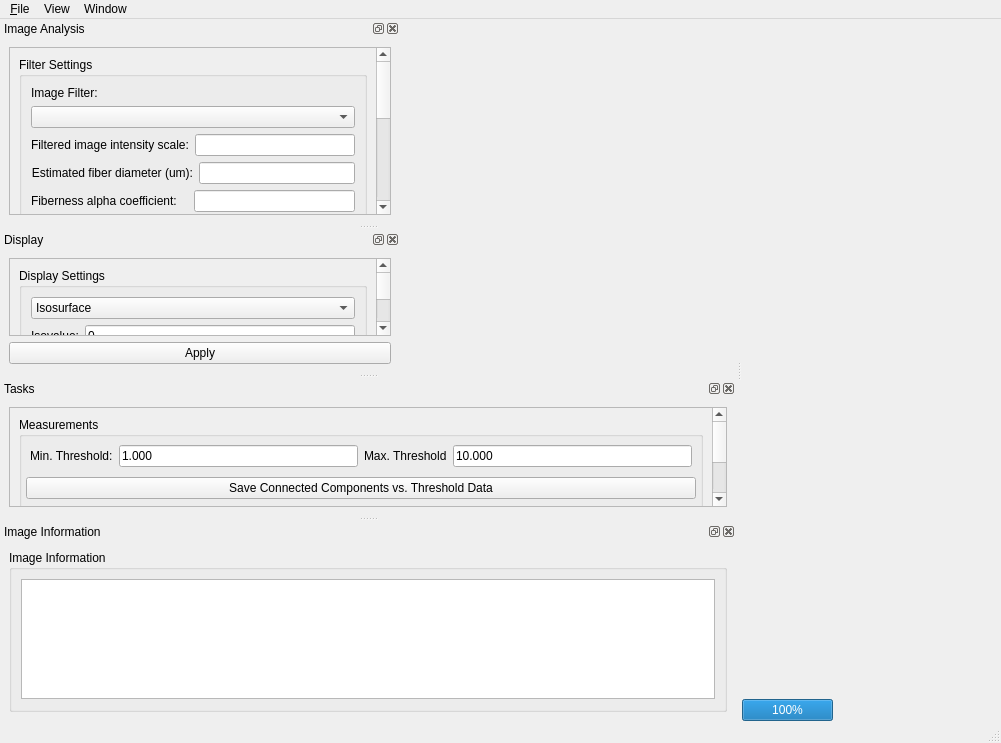
<?xml version="1.0" encoding="UTF-8"?>
<ui version="4.0">
 <class>MainWindow</class>
 <widget class="QMainWindow" name="MainWindow">
  <property name="geometry">
   <rect>
    <x>0</x>
    <y>0</y>
    <width>1001</width>
    <height>743</height>
   </rect>
  </property>
  <property name="sizePolicy">
   <sizepolicy hsizetype="Preferred" vsizetype="Preferred">
    <horstretch>0</horstretch>
    <verstretch>0</verstretch>
   </sizepolicy>
  </property>
  <property name="windowTitle">
   <string>Fibrin Analysis</string>
  </property>
  <property name="autoFillBackground">
   <bool>false</bool>
  </property>
  <widget class="QWidget" name="centralwidget">
   <property name="sizePolicy">
    <sizepolicy hsizetype="Maximum" vsizetype="Maximum">
     <horstretch>0</horstretch>
     <verstretch>0</verstretch>
    </sizepolicy>
   </property>
   <layout class="QHBoxLayout" name="horizontalLayout_2">
    <property name="spacing">
     <number>0</number>
    </property>
    <property name="margin">
     <number>0</number>
    </property>
    <item>
     <layout class="QVBoxLayout" name="verticalLayout_2">
      <property name="spacing">
       <number>0</number>
      </property>
      <item>
       <widget class="QVTKWidget" name="qvtkWidget">
        <property name="sizePolicy">
         <sizepolicy hsizetype="Expanding" vsizetype="Expanding">
          <horstretch>0</horstretch>
          <verstretch>0</verstretch>
         </sizepolicy>
        </property>
       </widget>
      </item>
      <item>
       <widget class="QProgressBar" name="progressBar">
        <property name="value">
         <number>100</number>
        </property>
       </widget>
      </item>
      <item>
       <layout class="QHBoxLayout" name="horizontalLayout">
        <property name="spacing">
         <number>0</number>
        </property>
       </layout>
      </item>
     </layout>
    </item>
   </layout>
  </widget>
  <widget class="QStatusBar" name="statusbar"/>
  <widget class="QMenuBar" name="menubar">
   <property name="geometry">
    <rect>
     <x>0</x>
     <y>0</y>
     <width>1001</width>
     <height>21</height>
    </rect>
   </property>
   <widget class="QMenu" name="menuFile">
    <property name="title">
     <string>&amp;File</string>
    </property>
    <addaction name="actionOpenImage"/>
    <addaction name="actionSaveFilteredImage"/>
    <addaction name="actionSaveFiberOrientationImage"/>
    <addaction name="separator"/>
    <addaction name="actionSavePicture"/>
    <addaction name="actionSaveRotationAnimation"/>
    <addaction name="actionSaveGeometry"/>
    <addaction name="separator"/>
    <addaction name="actionExit"/>
   </widget>
   <widget class="QMenu" name="menuView">
    <property name="title">
     <string>View</string>
    </property>
    <addaction name="actionResetView"/>
    <addaction name="separator"/>
    <addaction name="actionOpenView"/>
    <addaction name="actionSaveView"/>
    <addaction name="separator"/>
   </widget>
   <widget class="QMenu" name="menuWindows">
    <property name="title">
     <string>Window</string>
    </property>
    <addaction name="actionShowImageAnalysisWindow"/>
    <addaction name="actionShowDisplayWindow"/>
    <addaction name="actionShowTasksWindow"/>
    <addaction name="actionShowImageInformation"/>
   </widget>
   <addaction name="menuFile"/>
   <addaction name="menuView"/>
   <addaction name="menuWindows"/>
  </widget>
  <widget class="QDockWidget" name="imageAnalysisDockWidget">
   <property name="sizePolicy">
    <sizepolicy hsizetype="Minimum" vsizetype="Preferred">
     <horstretch>0</horstretch>
     <verstretch>0</verstretch>
    </sizepolicy>
   </property>
   <property name="minimumSize">
    <size>
     <width>340</width>
     <height>102</height>
    </size>
   </property>
   <property name="maximumSize">
    <size>
     <width>400</width>
     <height>524287</height>
    </size>
   </property>
   <property name="floating">
    <bool>false</bool>
   </property>
   <property name="features">
    <set>QDockWidget::AllDockWidgetFeatures</set>
   </property>
   <property name="allowedAreas">
    <set>Qt::LeftDockWidgetArea|Qt::RightDockWidgetArea</set>
   </property>
   <property name="windowTitle">
    <string>Image Analysis</string>
   </property>
   <attribute name="dockWidgetArea">
    <number>1</number>
   </attribute>
   <widget class="QWidget" name="dockWidgetContents">
    <layout class="QVBoxLayout" name="verticalLayout_5">
     <item>
      <widget class="QScrollArea" name="scrollArea">
       <property name="widgetResizable">
        <bool>true</bool>
       </property>
       <widget class="QWidget" name="scrollAreaWidgetContents">
        <property name="geometry">
         <rect>
          <x>0</x>
          <y>-80</y>
          <width>303</width>
          <height>390</height>
         </rect>
        </property>
        <layout class="QVBoxLayout" name="verticalLayout_8">
         <item>
          <widget class="QGroupBox" name="filterSettingsBox">
           <property name="sizePolicy">
            <sizepolicy hsizetype="Preferred" vsizetype="Preferred">
             <horstretch>0</horstretch>
             <verstretch>0</verstretch>
            </sizepolicy>
           </property>
           <property name="minimumSize">
            <size>
             <width>0</width>
             <height>0</height>
            </size>
           </property>
           <property name="maximumSize">
            <size>
             <width>16777215</width>
             <height>16777215</height>
            </size>
           </property>
           <property name="title">
            <string>Filter Settings</string>
           </property>
           <property name="alignment">
            <set>Qt::AlignLeading|Qt::AlignLeft|Qt::AlignTop</set>
           </property>
           <layout class="QVBoxLayout" name="verticalLayout_4">
            <item>
             <widget class="QLabel" name="imageFilterLabel">
              <property name="text">
               <string>Image Filter:</string>
              </property>
             </widget>
            </item>
            <item>
             <widget class="QComboBox" name="imageFilterComboBox">
              <property name="sizePolicy">
               <sizepolicy hsizetype="Minimum" vsizetype="Fixed">
                <horstretch>0</horstretch>
                <verstretch>0</verstretch>
               </sizepolicy>
              </property>
              <property name="maximumSize">
               <size>
                <width>16777215</width>
                <height>16777215</height>
               </size>
              </property>
             </widget>
            </item>
            <item>
             <widget class="QWidget" name="constantSettingsWidget" native="true">
              <property name="minimumSize">
               <size>
                <width>0</width>
                <height>0</height>
               </size>
              </property>
              <layout class="QFormLayout" name="formLayout">
               <property name="margin">
                <number>0</number>
               </property>
               <item row="0" column="0">
                <widget class="QLabel" name="filteredImageScaleLabel">
                 <property name="text">
                  <string>Filtered image intensity scale:</string>
                 </property>
                </widget>
               </item>
               <item row="0" column="1">
                <widget class="QLineEdit" name="filteredImageScaleEdit"/>
               </item>
              </layout>
             </widget>
            </item>
            <item>
             <widget class="QWidget" name="fibernessSettingsWidget" native="true">
              <layout class="QFormLayout" name="formLayout_3">
               <property name="horizontalSpacing">
                <number>6</number>
               </property>
               <property name="verticalSpacing">
                <number>6</number>
               </property>
               <property name="margin">
                <number>0</number>
               </property>
               <item row="0" column="0">
                <widget class="QLabel" name="fiberDiameterLabel">
                 <property name="layoutDirection">
                  <enum>Qt::LeftToRight</enum>
                 </property>
                 <property name="text">
                  <string>Estimated fiber diameter (um):</string>
                 </property>
                 <property name="alignment">
                  <set>Qt::AlignRight|Qt::AlignTrailing|Qt::AlignVCenter</set>
                 </property>
                </widget>
               </item>
               <item row="0" column="1">
                <widget class="QLineEdit" name="fiberDiameterEdit">
                 <property name="text">
                  <string/>
                 </property>
                </widget>
               </item>
              </layout>
             </widget>
            </item>
            <item>
             <widget class="QWidget" name="multiscaleFibernessSettingsWidget" native="true">
              <layout class="QFormLayout" name="formLayout_4">
               <property name="horizontalSpacing">
                <number>6</number>
               </property>
               <property name="verticalSpacing">
                <number>6</number>
               </property>
               <property name="margin">
                <number>0</number>
               </property>
               <item row="0" column="0">
                <widget class="QLabel" name="fibernessAlphaCoefficientLabel">
                 <property name="layoutDirection">
                  <enum>Qt::LeftToRight</enum>
                 </property>
                 <property name="text">
                  <string>Fiberness alpha coefficient:</string>
                 </property>
                 <property name="alignment">
                  <set>Qt::AlignLeading|Qt::AlignLeft|Qt::AlignVCenter</set>
                 </property>
                </widget>
               </item>
               <item row="0" column="1">
                <widget class="QLineEdit" name="fibernessAlphaCoefficientEdit"/>
               </item>
               <item row="1" column="0">
                <widget class="QLabel" name="fibernessBetaCoefficientLabel">
                 <property name="text">
                  <string>Fiberness beta coefficient:</string>
                 </property>
                </widget>
               </item>
               <item row="1" column="1">
                <widget class="QLineEdit" name="fibernessBetaCoefficientEdit"/>
               </item>
               <item row="2" column="0">
                <widget class="QLabel" name="fibernessGammaCoefficientLabel">
                 <property name="text">
                  <string>Fiberness gamma coefficient:</string>
                 </property>
                </widget>
               </item>
               <item row="2" column="1">
                <widget class="QLineEdit" name="fibernessGammaCoefficientEdit"/>
               </item>
               <item row="3" column="0">
                <widget class="QLabel" name="fiberScaleMinimumLabel">
                 <property name="text">
                  <string>Fiber scale minimum (um):</string>
                 </property>
                </widget>
               </item>
               <item row="4" column="0">
                <widget class="QLabel" name="fiberScaleMaximumLabel">
                 <property name="text">
                  <string>Fiber scale maximum (um):</string>
                 </property>
                </widget>
               </item>
               <item row="5" column="0">
                <widget class="QLabel" name="fiberScaleIntervalsLabel">
                 <property name="text">
                  <string>Fiber scale intervals:</string>
                 </property>
                </widget>
               </item>
               <item row="3" column="1">
                <widget class="QLineEdit" name="fiberScaleMinimumEdit"/>
               </item>
               <item row="4" column="1">
                <widget class="QLineEdit" name="fiberScaleMaximumEdit"/>
               </item>
               <item row="5" column="1">
                <widget class="QLineEdit" name="fiberScaleIntervalsEdit"/>
               </item>
              </layout>
             </widget>
            </item>
            <item>
             <widget class="QWidget" name="junctionnessSettingsWidget" native="true">
              <layout class="QFormLayout" name="formLayout_5">
               <property name="margin">
                <number>0</number>
               </property>
               <item row="0" column="0">
                <widget class="QLabel" name="junctionProbeDiameterLabel">
                 <property name="layoutDirection">
                  <enum>Qt::LeftToRight</enum>
                 </property>
                 <property name="text">
                  <string>Junction probe diameter (um):</string>
                 </property>
                 <property name="alignment">
                  <set>Qt::AlignRight|Qt::AlignTrailing|Qt::AlignVCenter</set>
                 </property>
                </widget>
               </item>
               <item row="0" column="1">
                <widget class="QLineEdit" name="junctionProbeDiameterEdit"/>
               </item>
               <item row="1" column="0">
                <widget class="QLabel" name="junctionFibernessThresholdLabel">
                 <property name="text">
                  <string>Junction fiberness threshold:</string>
                 </property>
                </widget>
               </item>
               <item row="1" column="1">
                <widget class="QLineEdit" name="junctionFibernessThresholdEdit"/>
               </item>
              </layout>
             </widget>
            </item>
            <item>
             <widget class="QWidget" name="junctionnessLocalMaxSettingsWidget" native="true">
              <layout class="QFormLayout" name="formLayout_6">
               <property name="margin">
                <number>0</number>
               </property>
               <item row="0" column="0">
                <widget class="QLabel" name="junctionnessLocalMaxHeightLabel">
                 <property name="text">
                  <string>Junctionness local max height:</string>
                 </property>
                </widget>
               </item>
               <item row="0" column="1">
                <widget class="QLineEdit" name="junctionnessLocalMaxHeightEdit"/>
               </item>
              </layout>
             </widget>
            </item>
            <item>
             <spacer name="verticalSpacer_2">
              <property name="orientation">
               <enum>Qt::Vertical</enum>
              </property>
              <property name="sizeHint" stdset="0">
               <size>
                <width>20</width>
                <height>0</height>
               </size>
              </property>
             </spacer>
            </item>
           </layout>
          </widget>
         </item>
        </layout>
       </widget>
      </widget>
     </item>
    </layout>
   </widget>
  </widget>
  <widget class="QDockWidget" name="displayDockWidget">
   <property name="sizePolicy">
    <sizepolicy hsizetype="Minimum" vsizetype="Preferred">
     <horstretch>0</horstretch>
     <verstretch>0</verstretch>
    </sizepolicy>
   </property>
   <property name="minimumSize">
    <size>
     <width>340</width>
     <height>143</height>
    </size>
   </property>
   <property name="maximumSize">
    <size>
     <width>400</width>
     <height>524287</height>
    </size>
   </property>
   <property name="features">
    <set>QDockWidget::AllDockWidgetFeatures</set>
   </property>
   <property name="allowedAreas">
    <set>Qt::LeftDockWidgetArea|Qt::RightDockWidgetArea</set>
   </property>
   <property name="windowTitle">
    <string>Display</string>
   </property>
   <attribute name="dockWidgetArea">
    <number>1</number>
   </attribute>
   <widget class="QWidget" name="dockWidgetContents_2">
    <layout class="QVBoxLayout" name="verticalLayout_6">
     <item>
      <widget class="QScrollArea" name="scrollArea_2">
       <property name="widgetResizable">
        <bool>true</bool>
       </property>
       <widget class="QWidget" name="scrollAreaWidgetContents_2">
        <property name="geometry">
         <rect>
          <x>0</x>
          <y>0</y>
          <width>303</width>
          <height>151</height>
         </rect>
        </property>
        <layout class="QVBoxLayout" name="verticalLayout_9">
         <item>
          <widget class="QGroupBox" name="displayBox">
           <property name="sizePolicy">
            <sizepolicy hsizetype="Preferred" vsizetype="Preferred">
             <horstretch>0</horstretch>
             <verstretch>0</verstretch>
            </sizepolicy>
           </property>
           <property name="minimumSize">
            <size>
             <width>0</width>
             <height>0</height>
            </size>
           </property>
           <property name="maximumSize">
            <size>
             <width>16777215</width>
             <height>16777215</height>
            </size>
           </property>
           <property name="title">
            <string>Display Settings</string>
           </property>
           <layout class="QVBoxLayout" name="verticalLayout_3">
            <item>
             <widget class="QComboBox" name="displayMethodComboBox">
              <item>
               <property name="text">
                <string>Isosurface</string>
               </property>
              </item>
             </widget>
            </item>
            <item>
             <layout class="QFormLayout" name="formLayout_2">
              <property name="fieldGrowthPolicy">
               <enum>QFormLayout::AllNonFixedFieldsGrow</enum>
              </property>
              <item row="0" column="0">
               <widget class="QLabel" name="isoValueLabel">
                <property name="text">
                 <string>Isovalue:</string>
                </property>
               </widget>
              </item>
              <item row="0" column="1">
               <widget class="QLineEdit" name="isoValueEdit">
                <property name="text">
                 <string>0</string>
                </property>
               </widget>
              </item>
              <item row="1" column="0" colspan="2">
               <widget class="QSlider" name="isoValueSlider">
                <property name="maximum">
                 <number>10000</number>
                </property>
                <property name="orientation">
                 <enum>Qt::Horizontal</enum>
                </property>
               </widget>
              </item>
             </layout>
            </item>
            <item>
             <widget class="QWidget" name="widget_3" native="true">
              <layout class="QGridLayout" name="gridLayout">
               <property name="margin">
                <number>0</number>
               </property>
               <property name="spacing">
                <number>0</number>
               </property>
               <item row="0" column="1">
                <widget class="QCheckBox" name="showDataOutline">
                 <property name="text">
                  <string>Show Data Outline</string>
                 </property>
                 <property name="checked">
                  <bool>true</bool>
                 </property>
                </widget>
               </item>
               <item row="0" column="0">
                <widget class="QCheckBox" name="fastRenderingCheckBox">
                 <property name="toolTip">
                  <string extracomment="Enables fast isosurface rendering, but may fail for surfaces with many triangles."/>
                 </property>
                 <property name="text">
                  <string>Fast Rendering</string>
                 </property>
                 <property name="checked">
                  <bool>true</bool>
                 </property>
                </widget>
               </item>
              </layout>
             </widget>
            </item>
           </layout>
          </widget>
         </item>
        </layout>
       </widget>
      </widget>
     </item>
     <item>
      <widget class="QPushButton" name="applyButton">
       <property name="sizePolicy">
        <sizepolicy hsizetype="Minimum" vsizetype="Fixed">
         <horstretch>0</horstretch>
         <verstretch>0</verstretch>
        </sizepolicy>
       </property>
       <property name="maximumSize">
        <size>
         <width>16777215</width>
         <height>16777215</height>
        </size>
       </property>
       <property name="layoutDirection">
        <enum>Qt::LeftToRight</enum>
       </property>
       <property name="text">
        <string>Apply</string>
       </property>
      </widget>
     </item>
     <item>
      <spacer name="verticalSpacer">
       <property name="orientation">
        <enum>Qt::Vertical</enum>
       </property>
       <property name="sizeHint" stdset="0">
        <size>
         <width>20</width>
         <height>0</height>
        </size>
       </property>
      </spacer>
     </item>
    </layout>
   </widget>
  </widget>
  <widget class="QDockWidget" name="tasksDockWidget">
   <property name="enabled">
    <bool>true</bool>
   </property>
   <property name="minimumSize">
    <size>
     <width>80</width>
     <height>108</height>
    </size>
   </property>
   <property name="floating">
    <bool>false</bool>
   </property>
   <property name="windowTitle">
    <string>Tasks</string>
   </property>
   <attribute name="dockWidgetArea">
    <number>1</number>
   </attribute>
   <widget class="QWidget" name="dockWidgetContents_3">
    <layout class="QVBoxLayout" name="verticalLayout_10">
     <item>
      <widget class="QScrollArea" name="scrollArea_3">
       <property name="widgetResizable">
        <bool>true</bool>
       </property>
       <widget class="QWidget" name="scrollAreaWidgetContents_3">
        <property name="geometry">
         <rect>
          <x>0</x>
          <y>0</y>
          <width>303</width>
          <height>168</height>
         </rect>
        </property>
        <layout class="QVBoxLayout" name="verticalLayout_11">
         <item>
          <widget class="QGroupBox" name="groupBox">
           <property name="title">
            <string>Measurements</string>
           </property>
           <layout class="QVBoxLayout" name="verticalLayout">
            <property name="margin">
             <number>4</number>
            </property>
            <item>
             <widget class="QWidget" name="widget" native="true">
              <layout class="QHBoxLayout" name="horizontalLayout_3">
               <property name="margin">
                <number>4</number>
               </property>
               <item>
                <widget class="QLabel" name="minThresholdLabel">
                 <property name="text">
                  <string>Min. Threshold:</string>
                 </property>
                </widget>
               </item>
               <item>
                <widget class="QLineEdit" name="minThresholdEdit">
                 <property name="text">
                  <string>1.000</string>
                 </property>
                </widget>
               </item>
               <item>
                <widget class="QLabel" name="maxThresholdLabel">
                 <property name="text">
                  <string>Max. Threshold</string>
                 </property>
                </widget>
               </item>
               <item>
                <widget class="QLineEdit" name="maxThresholdEdit">
                 <property name="text">
                  <string>10.000</string>
                 </property>
                </widget>
               </item>
              </layout>
             </widget>
            </item>
            <item>
             <widget class="QPushButton" name="saveConnectedComponentsData">
              <property name="text">
               <string>Save Connected Components vs. Threshold Data</string>
              </property>
             </widget>
            </item>
            <item>
             <widget class="QWidget" name="widget_2" native="true">
              <layout class="QHBoxLayout" name="horizontalLayout_4">
               <property name="margin">
                <number>4</number>
               </property>
               <item>
                <widget class="QLabel" name="fibernessThresholdLabel">
                 <property name="text">
                  <string>Fiberness Threshold:</string>
                 </property>
                </widget>
               </item>
               <item>
                <widget class="QLineEdit" name="fibernessThresholdEdit">
                 <property name="text">
                  <string>5.0</string>
                 </property>
                </widget>
               </item>
              </layout>
             </widget>
            </item>
            <item>
             <widget class="QPushButton" name="saveVolumeFractionEstimateData">
              <property name="text">
               <string>Save Volume Fraction Estimate vs. Z Data</string>
              </property>
             </widget>
            </item>
           </layout>
          </widget>
         </item>
         <item>
          <spacer name="verticalSpacer_4">
           <property name="orientation">
            <enum>Qt::Vertical</enum>
           </property>
           <property name="sizeHint" stdset="0">
            <size>
             <width>20</width>
             <height>40</height>
            </size>
           </property>
          </spacer>
         </item>
        </layout>
       </widget>
      </widget>
     </item>
     <item>
      <spacer name="verticalSpacer_3">
       <property name="orientation">
        <enum>Qt::Vertical</enum>
       </property>
       <property name="sizeType">
        <enum>QSizePolicy::Expanding</enum>
       </property>
       <property name="sizeHint" stdset="0">
        <size>
         <width>20</width>
         <height>0</height>
        </size>
       </property>
      </spacer>
     </item>
    </layout>
   </widget>
  </widget>
  <widget class="QDockWidget" name="imageInformationDockWidget">
   <property name="windowTitle">
    <string>Image Information</string>
   </property>
   <attribute name="dockWidgetArea">
    <number>1</number>
   </attribute>
   <widget class="QWidget" name="dockWidgetContents_4">
    <layout class="QVBoxLayout" name="verticalLayout_12">
     <item>
      <widget class="QGroupBox" name="imageInformation">
       <property name="sizePolicy">
        <sizepolicy hsizetype="Preferred" vsizetype="Preferred">
         <horstretch>0</horstretch>
         <verstretch>0</verstretch>
        </sizepolicy>
       </property>
       <property name="maximumSize">
        <size>
         <width>16777215</width>
         <height>16777215</height>
        </size>
       </property>
       <property name="title">
        <string>Image Information</string>
       </property>
       <layout class="QVBoxLayout" name="verticalLayout_7">
        <property name="bottomMargin">
         <number>10</number>
        </property>
        <item>
         <widget class="QTableView" name="imageDataView">
          <property name="minimumSize">
           <size>
            <width>0</width>
            <height>120</height>
           </size>
          </property>
          <property name="maximumSize">
           <size>
            <width>16777215</width>
            <height>16777215</height>
           </size>
          </property>
          <property name="horizontalScrollBarPolicy">
           <enum>Qt::ScrollBarAlwaysOff</enum>
          </property>
          <property name="editTriggers">
           <set>QAbstractItemView::NoEditTriggers</set>
          </property>
          <property name="wordWrap">
           <bool>false</bool>
          </property>
          <attribute name="horizontalHeaderDefaultSectionSize">
           <number>95</number>
          </attribute>
          <attribute name="horizontalHeaderStretchLastSection">
           <bool>true</bool>
          </attribute>
          <attribute name="verticalHeaderVisible">
           <bool>false</bool>
          </attribute>
          <attribute name="verticalHeaderDefaultSectionSize">
           <number>14</number>
          </attribute>
          <attribute name="verticalHeaderHighlightSections">
           <bool>false</bool>
          </attribute>
         </widget>
        </item>
       </layout>
      </widget>
     </item>
    </layout>
   </widget>
  </widget>
  <action name="actionOpenImage">
   <property name="text">
    <string>&amp;Open Image...</string>
   </property>
  </action>
  <action name="actionExit">
   <property name="text">
    <string>E&amp;xit</string>
   </property>
  </action>
  <action name="actionSavePicture">
   <property name="text">
    <string>Save Picture...</string>
   </property>
  </action>
  <action name="actionSaveGeometry">
   <property name="text">
    <string>Save Geometry...</string>
   </property>
  </action>
  <action name="actionSaveView">
   <property name="text">
    <string>Save View...</string>
   </property>
  </action>
  <action name="actionOpenView">
   <property name="text">
    <string>Open View...</string>
   </property>
  </action>
  <action name="actionResetView">
   <property name="text">
    <string>Reset View</string>
   </property>
  </action>
  <action name="actionSaveRotationAnimation">
   <property name="text">
    <string>Save Rotation Animation...</string>
   </property>
  </action>
  <action name="actionSaveFilteredImage">
   <property name="text">
    <string>Save Filtered Image...</string>
   </property>
  </action>
  <action name="actionSaveFiberOrientationImage">
   <property name="text">
    <string>Save Fiber Orientation Image...</string>
   </property>
  </action>
  <action name="actionShowTasksWindow">
   <property name="checkable">
    <bool>true</bool>
   </property>
   <property name="checked">
    <bool>true</bool>
   </property>
   <property name="text">
    <string>Tasks Window</string>
   </property>
  </action>
  <action name="actionShowImageAnalysisWindow">
   <property name="checkable">
    <bool>true</bool>
   </property>
   <property name="checked">
    <bool>true</bool>
   </property>
   <property name="text">
    <string>Image Analysis Window</string>
   </property>
  </action>
  <action name="actionShowDisplayWindow">
   <property name="checkable">
    <bool>true</bool>
   </property>
   <property name="checked">
    <bool>true</bool>
   </property>
   <property name="text">
    <string>Display Window</string>
   </property>
  </action>
  <action name="actionGb2">
   <property name="checkable">
    <bool>true</bool>
   </property>
   <property name="checked">
    <bool>true</bool>
   </property>
   <property name="text">
    <string>gb2</string>
   </property>
  </action>
  <action name="actionGb3">
   <property name="checkable">
    <bool>true</bool>
   </property>
   <property name="checked">
    <bool>true</bool>
   </property>
   <property name="text">
    <string>gb3</string>
   </property>
  </action>
  <action name="actionShowImageInformation">
   <property name="checkable">
    <bool>true</bool>
   </property>
   <property name="checked">
    <bool>true</bool>
   </property>
   <property name="text">
    <string>Image Information</string>
   </property>
  </action>
 </widget>
 <customwidgets>
  <customwidget>
   <class>QVTKWidget</class>
   <extends>QWidget</extends>
   <header>QVTKWidget.h</header>
  </customwidget>
 </customwidgets>
 <resources/>
 <connections>
  <connection>
   <sender>actionShowTasksWindow</sender>
   <signal>triggered(bool)</signal>
   <receiver>tasksDockWidget</receiver>
   <slot>setVisible(bool)</slot>
   <hints>
    <hint type="sourcelabel">
     <x>-1</x>
     <y>-1</y>
    </hint>
    <hint type="destinationlabel">
     <x>199</x>
     <y>600</y>
    </hint>
   </hints>
  </connection>
  <connection>
   <sender>tasksDockWidget</sender>
   <signal>visibilityChanged(bool)</signal>
   <receiver>actionShowTasksWindow</receiver>
   <slot>setChecked(bool)</slot>
   <hints>
    <hint type="sourcelabel">
     <x>199</x>
     <y>600</y>
    </hint>
    <hint type="destinationlabel">
     <x>-1</x>
     <y>-1</y>
    </hint>
   </hints>
  </connection>
  <connection>
   <sender>actionShowImageAnalysisWindow</sender>
   <signal>triggered(bool)</signal>
   <receiver>imageAnalysisDockWidget</receiver>
   <slot>setVisible(bool)</slot>
   <hints>
    <hint type="sourcelabel">
     <x>-1</x>
     <y>-1</y>
    </hint>
    <hint type="destinationlabel">
     <x>199</x>
     <y>163</y>
    </hint>
   </hints>
  </connection>
  <connection>
   <sender>imageAnalysisDockWidget</sender>
   <signal>visibilityChanged(bool)</signal>
   <receiver>actionShowImageAnalysisWindow</receiver>
   <slot>setChecked(bool)</slot>
   <hints>
    <hint type="sourcelabel">
     <x>199</x>
     <y>163</y>
    </hint>
    <hint type="destinationlabel">
     <x>-1</x>
     <y>-1</y>
    </hint>
   </hints>
  </connection>
  <connection>
   <sender>actionShowDisplayWindow</sender>
   <signal>triggered(bool)</signal>
   <receiver>displayDockWidget</receiver>
   <slot>setVisible(bool)</slot>
   <hints>
    <hint type="sourcelabel">
     <x>-1</x>
     <y>-1</y>
    </hint>
    <hint type="destinationlabel">
     <x>199</x>
     <y>404</y>
    </hint>
   </hints>
  </connection>
  <connection>
   <sender>displayDockWidget</sender>
   <signal>visibilityChanged(bool)</signal>
   <receiver>actionShowDisplayWindow</receiver>
   <slot>setChecked(bool)</slot>
   <hints>
    <hint type="sourcelabel">
     <x>199</x>
     <y>404</y>
    </hint>
    <hint type="destinationlabel">
     <x>-1</x>
     <y>-1</y>
    </hint>
   </hints>
  </connection>
  <connection>
   <sender>actionShowImageInformation</sender>
   <signal>triggered(bool)</signal>
   <receiver>imageInformationDockWidget</receiver>
   <slot>setVisible(bool)</slot>
   <hints>
    <hint type="sourcelabel">
     <x>169</x>
     <y>626</y>
    </hint>
    <hint type="destinationlabel">
     <x>169</x>
     <y>626</y>
    </hint>
   </hints>
  </connection>
  <connection>
   <sender>imageInformationDockWidget</sender>
   <signal>visibilityChanged(bool)</signal>
   <receiver>actionShowImageInformation</receiver>
   <slot>setChecked(bool)</slot>
   <hints>
    <hint type="sourcelabel">
     <x>169</x>
     <y>626</y>
    </hint>
    <hint type="destinationlabel">
     <x>-1</x>
     <y>-1</y>
    </hint>
   </hints>
  </connection>
 </connections>
</ui>
